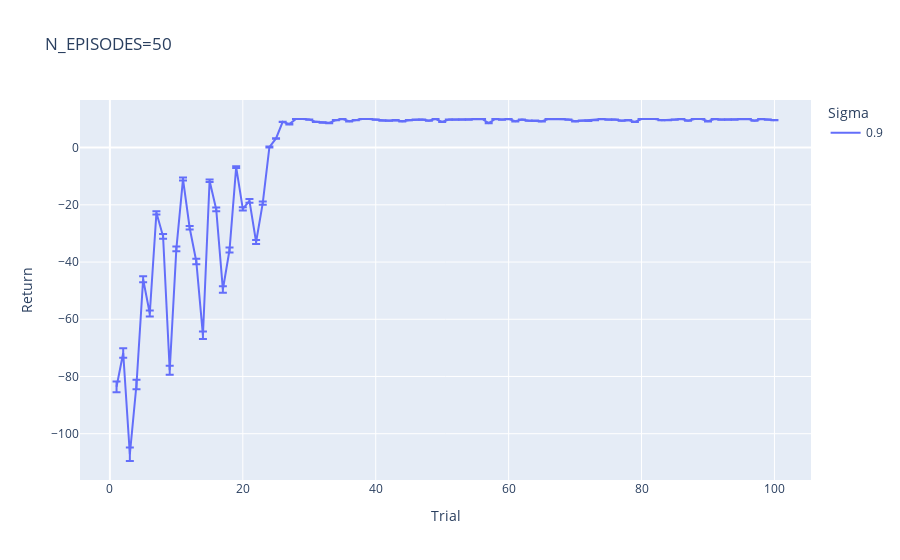

Here is the notebook cell this chart was saved with:
### Code cell
fig = px.line(avg_df, x="Trial", y="Return", error_y=std_err, color="Sigma", title=f"N_EPISODES={N_EPISODES}")
fig.show()
